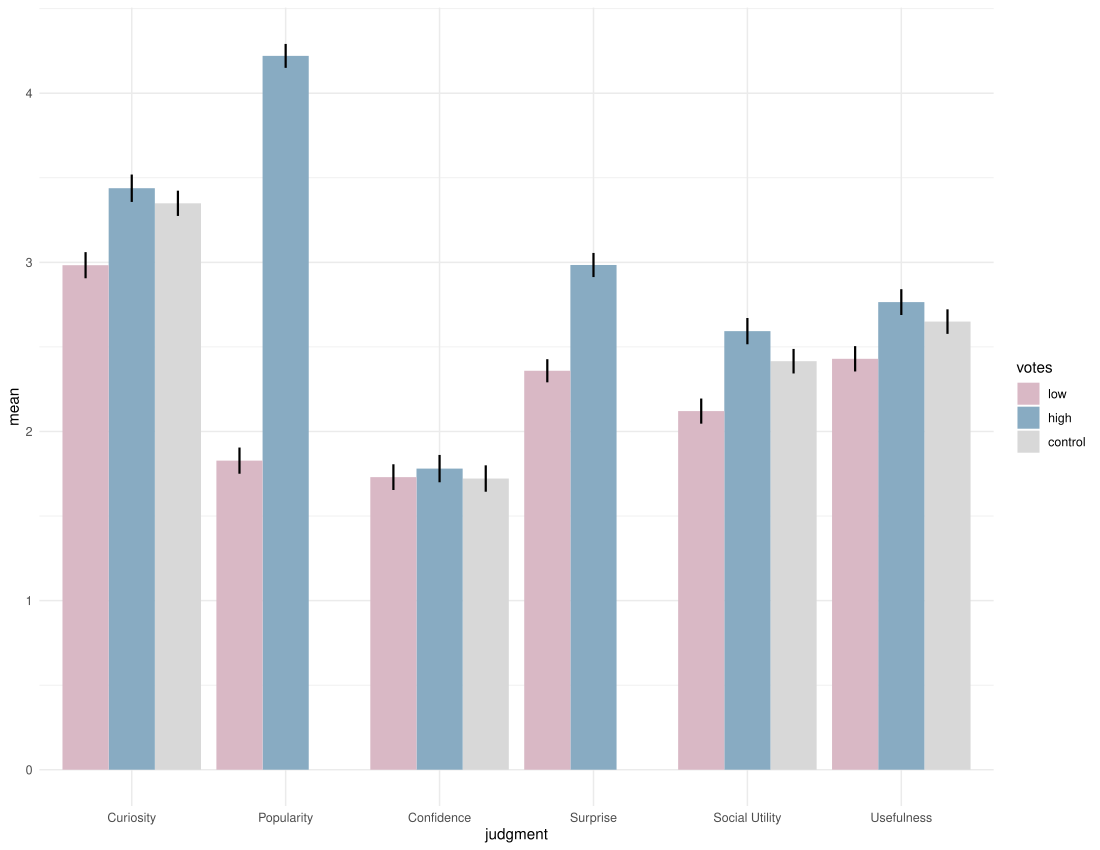

The script that drew this image:
graph <- data.frame(
	votes=factor(
		c(
		  "low", "low", "low", "low", "low", "low",
		  "control", "control", "control", "control", "control", "control",
			"high", "high", "high", "high", "high", "high"
		),
		levels=c("low", "high", "control")
	),
	judgment=factor(c(
		'Curiosity', 'Confidence', 'Usefulness',
		'Popularity', 'Surprise', 'Social Utility',
		'Curiosity', 'Confidence', 'Usefulness',
		'Popularity', 'Surprise', 'Social Utility',
		'Curiosity', 'Confidence', 'Usefulness',
		'Popularity', 'Surprise', 'Social Utility'
	), levels=c('Curiosity', 'Popularity', 'Confidence', 'Surprise', 'Social Utility', 'Usefulness')),
	mean=c(
	  2.983164983164984, 1.7299663299663297, 2.4296296296296296, 1.827609427609427, 2.358922558922558, 2.120538720538721,
	  3.349152542372882, 1.721694915254238, 2.649830508474576, 0, 0, 2.415593220338984,
	  3.4383838383838388, 1.7804713804713799, 2.7649831649831627, 4.22087542087542, 2.9845117845117857, 2.593265993265991
	),
	se=c(
	  0.07704766995023894, 0.0761468044766546, 0.07494190877181982, 0.0773848545844434, 0.06855260153760509, 0.07420865263871017,
	  0.07459157311856353, 0.07813852069409588, 0.07253521205245628, 0, 0, 0.07264566557405276,
	  0.08113552957078504, 0.08088870837335543, 0.07629995629160503, 0.07084813180600136, 0.07135194230169387, 0.07778459263755035
	)
)

ggplot(
	data=graph,
	aes(x=judgment, y=mean, fill=votes)
) +
geom_bar(stat="identity", position = "dodge") + 
geom_errorbar(
	aes(
		ymin=mean-se, ymax=mean+se),
		width=0,
		size=0.75,
		position=position_dodge(.9)
) + 
theme_minimal() +
scale_fill_manual(values=c("#D9B8C5", "#88ABC2", "#D8D8D8"))
